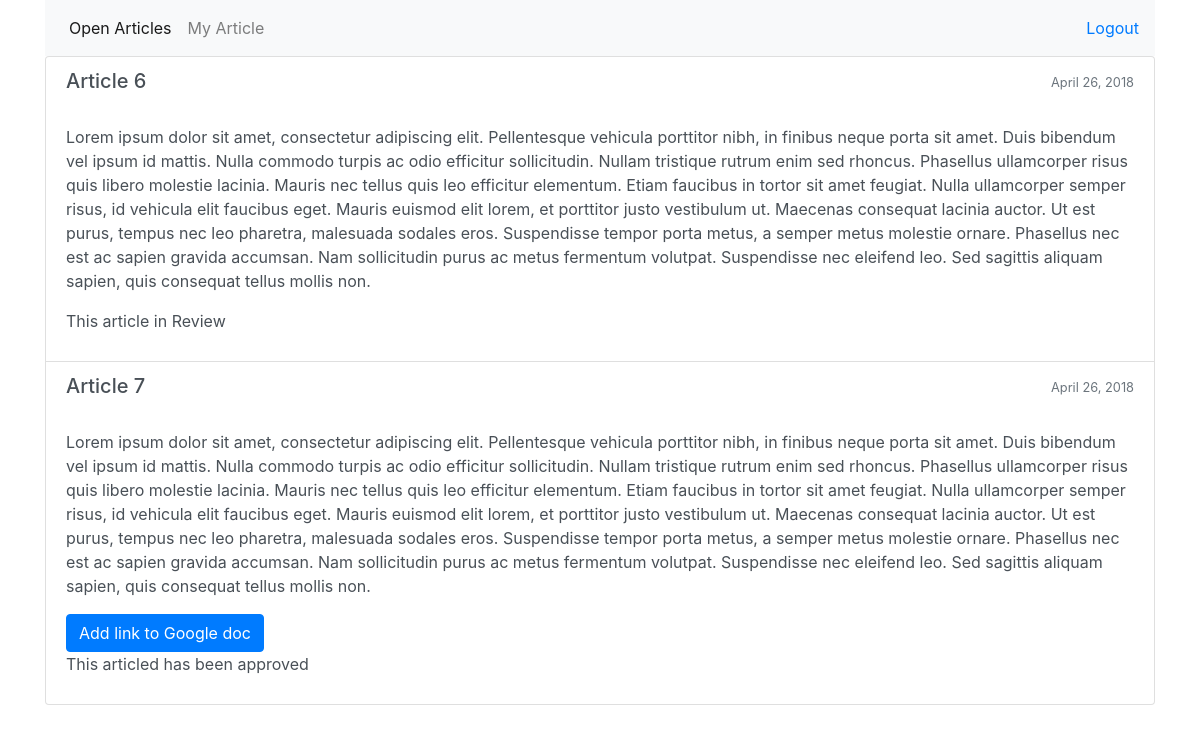
Page /article/my_article/ (signed in) on the committed database.
### article/models.py (models this page shows, shortened)
class Article(models.Model):
    OPEN = 0
    ASSIGNED = 1
    REVIEW = 2
    APPROVED = 3
    STATE_CHOICES = (
        (OPEN, "Open"),
        (ASSIGNED, "Assigned"),
        (REVIEW, "Review"),
        (APPROVED, "Approved")
    )
    title = models.CharField(max_length=100, verbose_name='Title')
    content = models.TextField(verbose_name='Content')
    assignee = models.ForeignKey(User, null=True, blank=True)
    state = models.PositiveSmallIntegerField(choices=STATE_CHOICES, default=OPEN)
    google_doc_link = models.CharField(max_length=200, null=True, blank=True)
    created_at = models.DateField(auto_now_add=True)
    objects = ArticleManager()
    @property
    def is_completed(self):
        return self.state == self.ASSIGNED and self.google_doc_link
    @property
    def is_in_review(self):
        return self.state == self.REVIEW
    @property
    def is_approved(self):
        return self.state == self.APPROVED

### article/views.py (the view, shortened to what this page needs)
class MyArticleView(LoginRequiredMixin, MyArticlePermission, ListView):
    model = Article
    context_object_name = 'articles'
    template_name = 'article/my_article.html'
    def get_queryset(self):
        return Article.objects.my_articles(self.request.user)

### account/models.py (called while the page is built)
    @property
    def is_writer(self):
        return self.role == User.WRITER

    @property
    def is_editor(self):
        return self.role == User.EDITOR

### article/models.py (called while the page is built)
    def get_queryset(self):
        return super().get_queryset().order_by('-created_at')

    def my_articles(self, user):
        return self.filter(assignee=user)

### article/permissions.py (called while the page is built)
    def has_permissions(self):
        return self.request.user.role == User.WRITER

    def dispatch(self, request, *args, **kwargs):
        if not self.has_permissions():
            raise PermissionDenied
        return super(MyArticlePermission, self).dispatch(request, *args, **kwargs)

### article/templates/article/my_article.html (shortened to what this page needs)
{% extends 'base.html' %}
{% block content %}
<div class="list-group">
    {% for article in articles %}
    <div class="list-group-item list-group-item-action flex-column align-items-start">
        <div class="d-flex w-100 justify-content-between">
            <h5 class="mb-1">{{ article.title }}</h5>
            <div class="float-right">
                <small class="text-muted">{{ article.created_at }}</small>
            </div>
        </div>
        <br/>
        <p class="mb-1">{{article.content|linebreaks}}</p>
        {% if not article.is_in_review %}
          {% if article.is_completed %}
            <a href="{{ request.path }}" class="btn btn-success post_link" article_id="{{ article.id }}" confirm_message="Are you sure send this article to review?">Send to review</a>
          {% else%}
            <a href="" article_id="{{ article.id }}" data-toggle="modal" data-target="#addLinkModal" class="btn btn-primary">Add link to Google doc</a>
          {% endif %}
        {% else %}
          <p>This article in Review</p>
        {% endif %}
        {% if article.is_approved %}
          <p>This articled has been approved</p>
        {% endif %}
    </div>
    {% endfor %}
</div>
{% endblock %}

### rows in the picture
Article: title "Article 6", created_at "April 26, 2018", content "Lorem ipsum dolor sit amet, consectetur adipiscing elit. Pellentesque vehicula porttitor nibh, in finibus neque porta sit amet. Duis bibendum vel ipsum id mattis. Nulla commodo turpis ac odio efficitur sollicitudin. Nullam tristique rutrum enim sed rhoncus. Phasellus ullamcorper risus quis libero molestie lacinia. Mauris nec tellus quis leo efficitur elementum. Etiam faucibus in tortor sit amet feugiat. Nulla ullamcorper semper risus, id vehicula elit faucibus eget. Mauris euismod elit lorem, et porttitor justo vestibulum ut. Maecenas consequat lacinia auctor. Ut est purus, tempus nec leo pharetra, malesuada sodales eros. Suspendisse tempor porta metus, a semper metus molestie ornare.…", state "This article in Review"
Article: title "Article 7", created_at "April 26, 2018", content "Lorem ipsum dolor sit amet, consectetur adipiscing elit. Pellentesque vehicula porttitor nibh, in finibus neque porta sit amet. Duis bibendum vel ipsum id mattis. Nulla commodo turpis ac odio efficitur sollicitudin. Nullam tristique rutrum enim sed rhoncus. Phasellus ullamcorper risus quis libero molestie lacinia. Mauris nec tellus quis leo efficitur elementum. Etiam faucibus in tortor sit amet feugiat. Nulla ullamcorper semper risus, id vehicula elit faucibus eget. Mauris euismod elit lorem, et porttitor justo vestibulum ut. Maecenas consequat lacinia auctor. Ut est purus, tempus nec leo pharetra, malesuada sodales eros. Suspendisse tempor porta metus, a semper metus molestie ornare.…", state "This articled has been approved"
